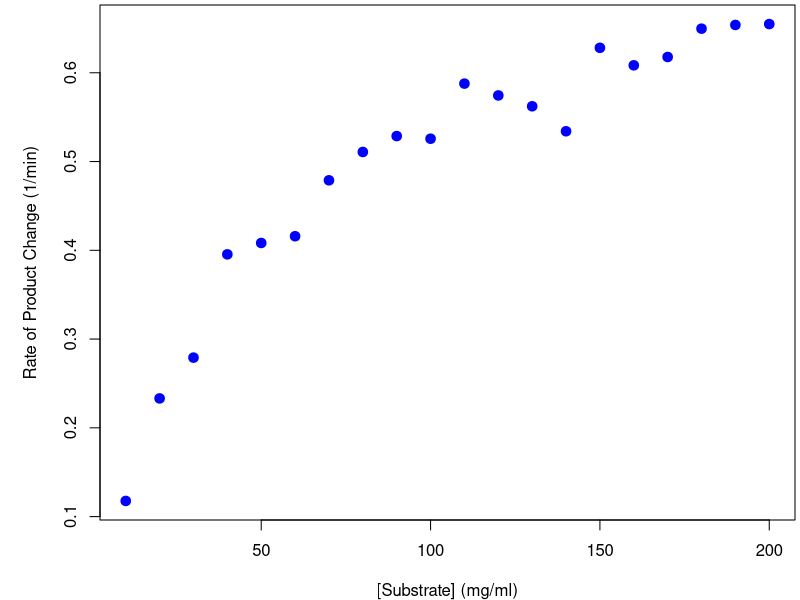
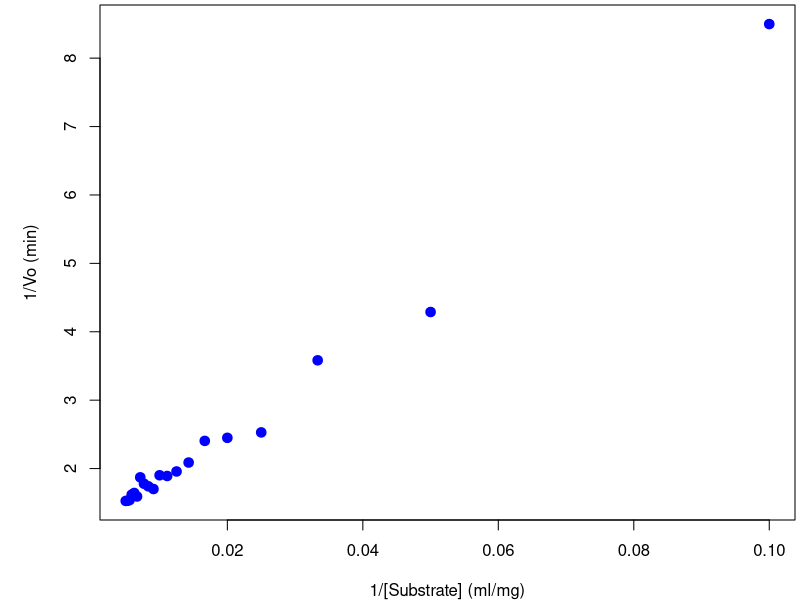
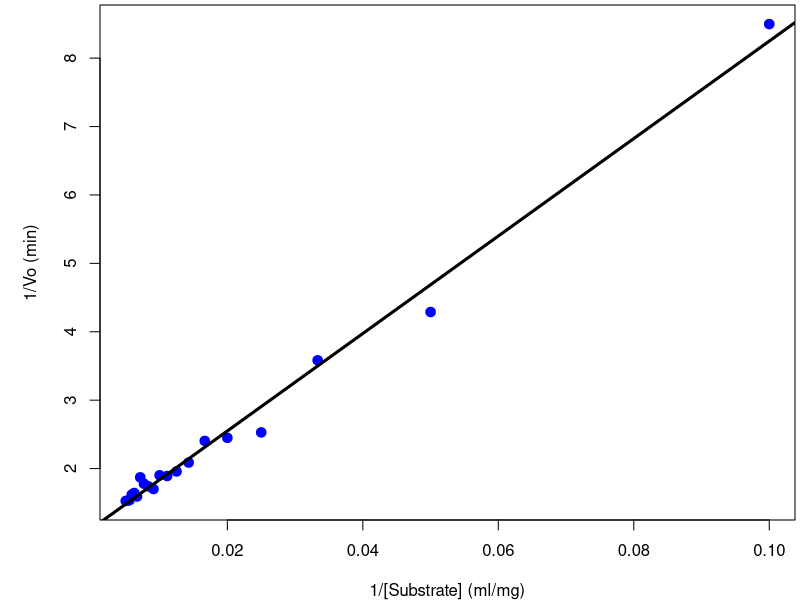
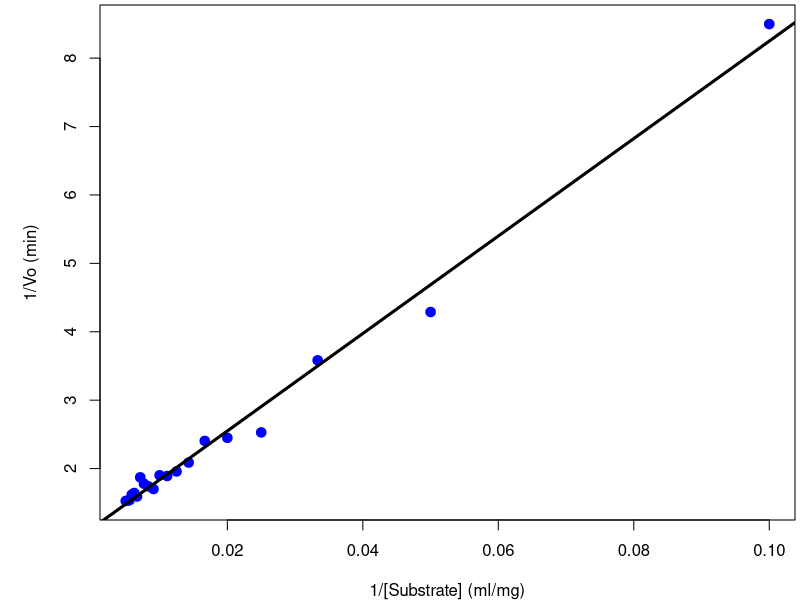
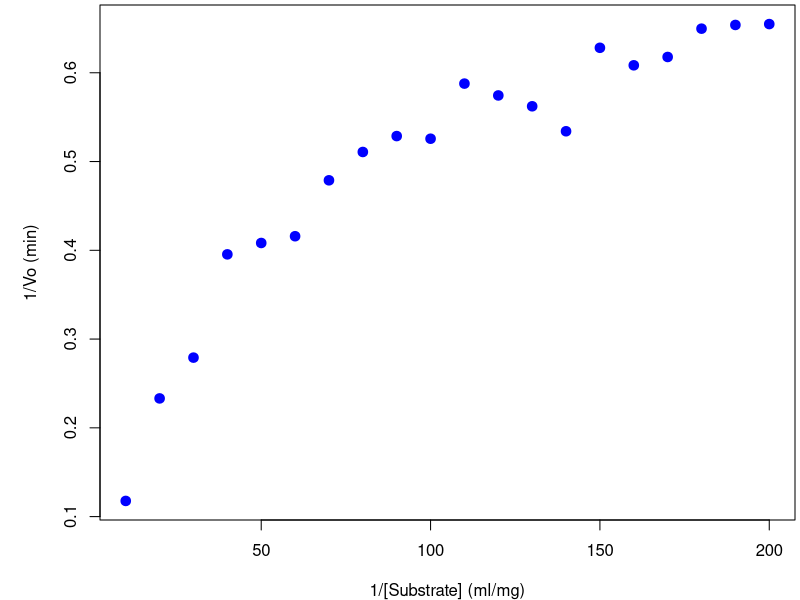

These charts were generated, in order, by the following R code: (Note: this script raises an error after producing the figures.)
## ---- chunk 1

library(knitr)
opts_chunk$set(tidy = TRUE)

opts_chunk$set(hide = TRUE)
opts_chunk$set(eval = FALSE)
opts_chunk$set(cache = FALSE)
par(mar=c(4,5,0.25, 0.25))
## ---- chunk 2
set.seed(1)
mm <- function(S, vmax, Km){
	Vo <- vmax * S / (Km + S)
	return(Vo)
}

S <- seq(10,200,10)
dPdt <- mm(S, vmax=0.8, Km=50) + rnorm(length(S), 0,0.025)
plot(dPdt~S, lwd=3, col="blue", pch=19, xlab="[Substrate] (mg/ml)", ylab="Rate of Product Change (1/min)")
## ---- chunk 3
invS <- 1/S
invV <- 1/dPdt
plot(invS, invV, lwd=3, col="blue", pch=19, xlab="1/[Substrate] (ml/mg)", ylab="1/Vo (min)")
## ---- chunk 4
xbar <- mean(invS)
ybar <- mean(invV)

beta <- sum((invS-xbar)*(invV-ybar))/sum((invS-xbar)^2)
alpha <- ybar - beta * xbar
## ---- chunk 5
plot(invS, invV, lwd=3, col="blue", pch=19, xlab="1/[Substrate] (ml/mg)", ylab="1/Vo (min)")
abline(b=beta, a=alpha, lwd=3)
## ---- chunk 6
lm(invV~invS)
## ---- chunk 7
summary(lm(invV~invS))
## ---- chunk 8
plot(invS, invV, lwd=3, col="blue", pch=19, xlab="1/[Substrate] (ml/mg)", ylab="1/Vo (min)")
abline(b=beta, a=alpha, lwd=3)
## ---- chunk 9
mm <- function(S, vmax, Km){
	Vo <- vmax * S / (Km + S)
	return(Vo)
}

nonlinear.fit <- nls(dPdt ~ mm(S, v, k), start=c(v=1, k=60))

## ---- chunk 10
summary(nonlinear.fit)
## ---- chunk 11
plot(S, dPdt, lwd=3, col="blue", pch=19, xlab="1/[Substrate] (ml/mg)", ylab="1/Vo (min)")
lines(S, mm(S, vmax=lin.vmax, Km=lin.Km), col="red", lwd=2)
points(S, predict(nonlinear.fit), type="l", lwd=2)
## ---- chunk 12
Sbar <- mean(S)
dPdtbar <- mean(dPdt)
r <- sum((S-Sbar)*(dPdt-dPdtbar))/sqrt(sum((S-Sbar)^2)*sum((dPdt-dPdtbar)^2))
r
## ---- chunk 13
cor(S, dPdt, method="pearson")
## ---- chunk 14
cor.test(S, dPdt, method="pearson")
## ---- chunk 15
cor(S, dPdt, method="spearman")
## ---- chunk 16
cor.test(S, dPdt, method="spearman")
